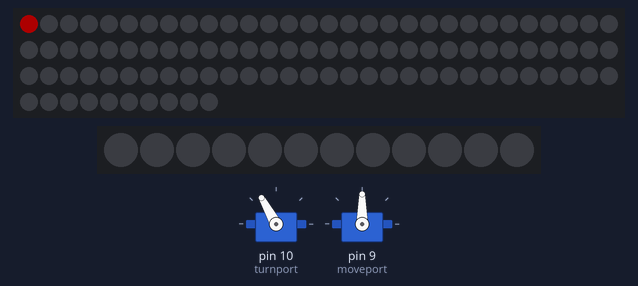
The sketch below on a simulated Arduino Uno, built with avr-gcc and run on an emulated ATmega328P. Parts: 100 RGB LEDs in strip order, left to right, continuing on the next row, 12 RGB LEDs in strip order, left to right, 2 × servo. Dim RGB values are drawn brighter than linear; what the sketch prints to the serial monitor is not drawn.

Above: at 11.67 s.
At 13.02 s:
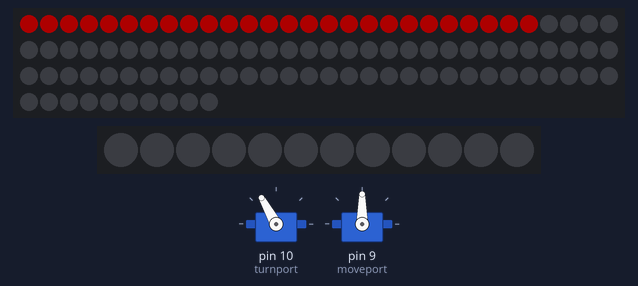
At 14.37 s:
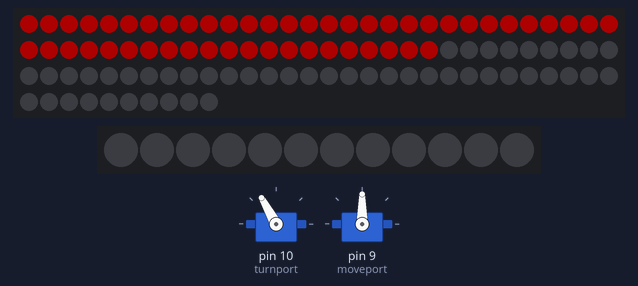
At 15.72 s:
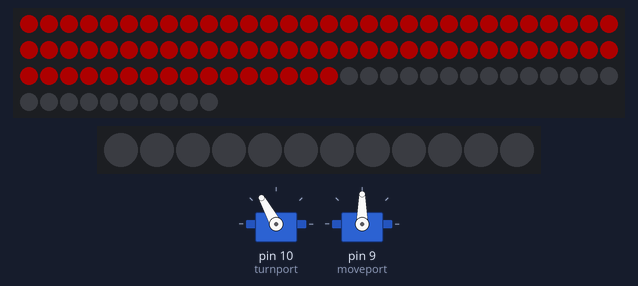
At 17.1 s:
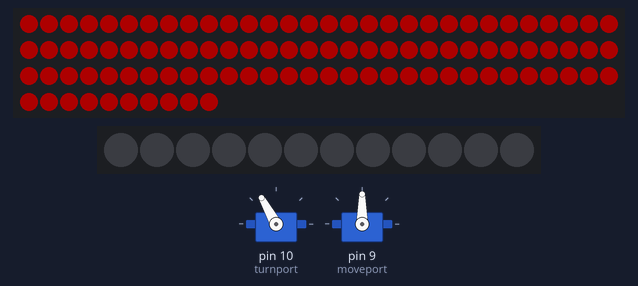

The sketch:

taskdelta2020carcode18july2020.ino
```cpp
#include <Adafruit_NeoPixel.h>
#ifdef __AVR__
#include <avr/power.h> // Required for 16 MHz Adafruit Trinket
#endif
#define LED_STRIP_PIN    6
#define LED_WHEEL_PIN    7
// How many NeoPixels are attached to the Arduino?
#define LED_COUNT 100
Adafruit_NeoPixel strip(LED_COUNT, LED_STRIP_PIN, NEO_GRB + NEO_KHZ800);
Adafruit_NeoPixel wheel = Adafruit_NeoPixel(12, LED_WHEEL_PIN, NEO_GRB + NEO_KHZ800);
int leftangle = 113;//for 45 degree angle minus 8
int center = 119;
int rightangle = 139; //for 45 degree angle plus 7
int halfrightangle = 96;
int halfleftangle = 81;
int slightrightangle = 96;
int TrueSpeed;
int Angle;
int moveport = 9;
int turnport = 10;
int park = 1;
const int trigPin0 = 3;
const int echoPin0 = 2;
const int trigPin1 = 5;
const int echoPin1 = 4;
long duration0;//duration for back sensor
int distance0;//duration for the back sensor
long duration1;//distance for the side sensor
int distance1;//duration for the side sensor
#include <Servo.h>;

Servo turnmotor;
Servo movemotors;
void setup() {
  #if defined(__AVR_ATtiny85__) && (F_CPU == 16000000)
  clock_prescale_set(clock_div_1);
#endif
  // END of Trinket-specific code.

  strip.begin();           // INITIALIZE NeoPixel strip object (REQUIRED)
  strip.show();            // Turn OFF all pixels ASAP
  strip.setBrightness(50); // Set BRIGHTNESS to about 1/5 (max = 255)
  wheel.begin();
  wheel.setBrightness(50);
  wheel.show(); // Initialize all pixels to 'off'
  pinMode(trigPin0, OUTPUT);
  pinMode(echoPin0, INPUT);
  pinMode(trigPin1, OUTPUT);
  pinMode(echoPin1, INPUT);
  Serial.begin(9600);
  turnmotor.attach(turnport);
  movemotors.attach(moveport);
  turnmotor.write(center);

 // while(park==1){
//    sensor0();
//
//  while(distance0 < 40){
//    Serial.print("forward0");
//    Forward();
//    sensor0();
//    Serial.println(distance0);
//    }
//  sensor0();
//    while(distance0 > 40){
//      Serial.print("forward1");
//      Forward();
//      sensor0();
//      Serial.println(distance0);
//
//    }
//    sensor0();
//     while(distance0 < 40){
//      Serial.print("backward0");
//   Backward(5);
//sensor0();
//Serial.println(distance0);
//    }
 turnmotor.write(rightangle);
 Backward(6650);
 turnmotor.write(center);
//  Backward(1600);
//  sensor1();
//  while(distance0>25){
//    sensor0();
//  ReverseLeft();
    //}
    Stop();
    colorWipeStrip(strip.Color(  255,   0, 0), 50); // Red
    colorWipeWheel(wheel.Color(  255,   0, 0), 50); // Red
    delay(5000);

    //parked light on
//}
}
void loop() {

}
void Forward() {
  TrueSpeed = 254;
  movemotors.write(110);
  delay(5);
}
void Backward(int backtime) {
  Serial.println("Backward for: ");
  Serial.print(backtime);
  TrueSpeed = 127;
  movemotors.write(70);
  delay(backtime);
}
void Stop() {
  TrueSpeed = 191;
  movemotors.write(90);
  delay(5000);
}
void Left() {
  TrueSpeed = 254;
  movemotors.write(110);
  turnmotor.write(leftangle);
  delay(5000);
  turnmotor.write(center);
  }
// void SlightRight() {
//  TrueSpeed = 254;
//  movemotors.write(110);
//  turnmotor.write(slightrightangle);
//  delay(5000);
//  turnmotor.write(center);
//  }
void Right() {
  TrueSpeed = 254;
  movemotors.write(110);
  turnmotor.write(rightangle);
  delay(5000);
  turnmotor.write(center);
}
void ReverseRight() {
  TrueSpeed = 127;
  movemotors.write(70);
  turnmotor.write(rightangle);
  delay(2500);
  turnmotor.write(center);
}
void ReverseLeft() {
  TrueSpeed = 127;
  movemotors.write(110);
  turnmotor.write(leftangle);
  delay(2500);
  turnmotor.write(center);
}
void colorWipeStrip(uint32_t color, int wait) {
  for (int i = 0; i < strip.numPixels(); i++) { // For each pixel in strip...
    strip.setPixelColor(i, color);         //  Set pixel's color (in RAM)
    strip.show();                          //  Update strip to match
    delay(wait);                           //  Pause for a moment
  }
}
void colorWipeWheel(uint32_t c, uint8_t wait) {
  for(uint16_t i=0; i<strip.numPixels(); i++) {
    strip.setPixelColor(i, c);
    strip.show();
    delay(wait);
  }
}
void sensor0(){
//  digitalWrite(pin,HIGH);
// Clears the trigPin
digitalWrite(trigPin0, LOW);
//digitalWrite(trigPin2, LOW);
//digitalWrite(trigPin3, LOW);


delayMicroseconds(2);
// Sets the trigPin on HIGH state for 10 micro seconds
digitalWrite(trigPin0, HIGH);
//digitalWrite(trigPin2, HIGH);
//digitalWrite(trigPin3, HIGH);
delayMicroseconds(10);
digitalWrite(trigPin0, LOW);
//digitalWrite(trigPin2, LOW);
//digitalWrite(trigPin3, LOW);
// Reads the echoPin, returns the sound wave travel time in microseconds
duration0 = pulseIn(echoPin0, HIGH);
//duration2 = pulseIn(echoPin2, HIGH);
//duration3 = pulseIn(echoPin3, HIGH);
// Calculating the distance
distance0= duration0*0.034/2;
//distance2= duration2*0.034/2;
//distance3= duration3*0.034/2;
Serial.print("Sensor 1: ");
Serial.println(distance0);

//Serial.print("Sensor 3: ");
//Serial.println(distance2);
//Serial.print("Sensor 4: ");
//Serial.println(distance3);
delay(10);

}
void sensor1(){
//  digitalWrite(pin,HIGH);
// Clears the trigPin
digitalWrite(trigPin1, LOW);
//digitalWrite(trigPin2, LOW);
//digitalWrite(trigPin3, LOW);


delayMicroseconds(2);
// Sets the trigPin on HIGH state for 10 micro seconds
digitalWrite(trigPin1, HIGH);
//digitalWrite(trigPin2, HIGH);
//digitalWrite(trigPin3, HIGH);
delayMicroseconds(10);
digitalWrite(trigPin1, LOW);
//digitalWrite(trigPin2, LOW);
//digitalWrite(trigPin3, LOW);
// Reads the echoPin, returns the sound wave travel time in microseconds
duration1 = pulseIn(echoPin1, HIGH);
//duration2 = pulseIn(echoPin2, HIGH);
//duration3 = pulseIn(echoPin3, HIGH);
// Calculating the distance
distance1= duration1*0.034/2;
//distance2= duration2*0.034/2;
//distance3= duration3*0.034/2;
Serial.print("Sensor 2: ");
Serial.println(distance1);
//Serial.print("Sensor 3: ");
//Serial.println(distance2);
//Serial.print("Sensor 4: ");
//Serial.println(distance3);
delay(10);

}
```
